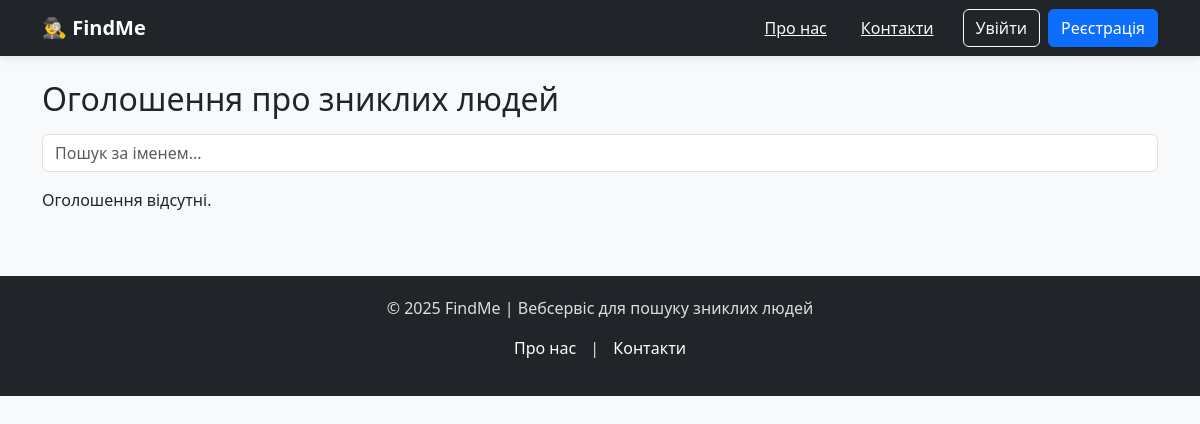
/, run on an earlier commit of the app's database.
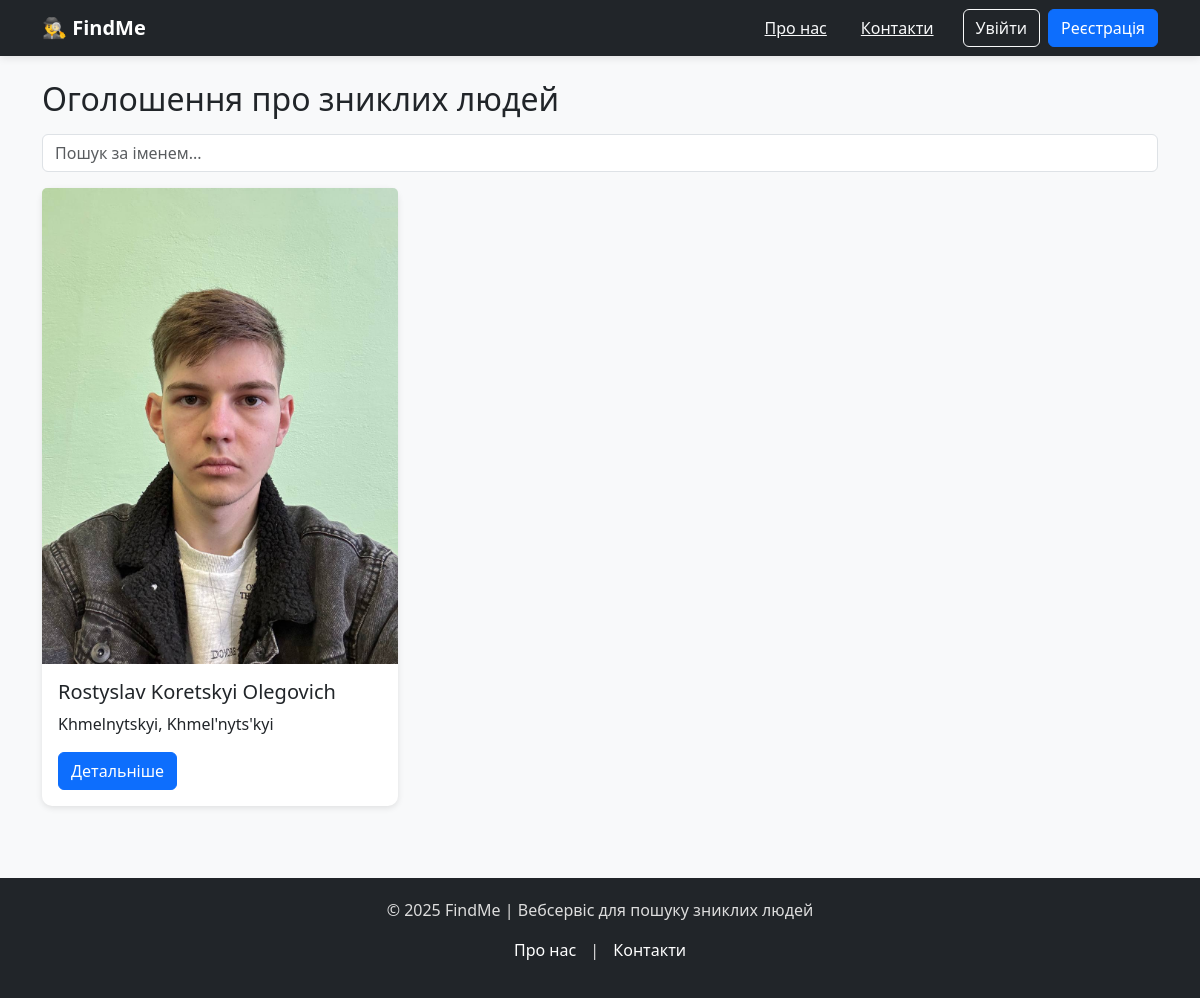
And on a later commit of the database.
### missing_persons/models.py (models this page shows, shortened)
class MissingPerson(models.Model):
    STATUS_CHOICES = [
        ('active', 'Активне'),
        ('found', 'Знайдено'),
        ('archived', 'Архівовано'),
    ]
    user = models.ForeignKey(User, on_delete=models.CASCADE)
    full_name = models.CharField(max_length=150)
    birth_date = models.DateField(null=True, blank=True)
    missing_date = models.DateField()
    region = models.CharField(max_length=100)
    city = models.CharField(max_length=100)
    description = models.TextField()
    photo = models.ImageField(upload_to='missing_persons/', blank=True, null=True)
    status = models.CharField(max_length=20, choices=STATUS_CHOICES, default='active')
    created_at = models.DateTimeField(auto_now_add=True)

### missing_persons/views.py (the view)
# urls.py: path('', mp_views.home_page, name='home'),
def home_page(request):
    query = request.GET.get('q')
    if query:
        persons = MissingPerson.objects.filter(full_name__icontains=query)
    else:
        persons = MissingPerson.objects.all().order_by('-created_at')
    return render(request, 'home.html', {'persons': persons})

### templates/home.html
{% extends 'base.html' %}
{% block content %}
<h2>Оголошення про зниклих людей</h2>
<form method="get" class="my-3">
  <input type="text" name="q" class="form-control" placeholder="Пошук за іменем..." value="{{ request.GET.q }}">
</form>
<div class="row">
  {% for p in persons %}
  <div class="col-md-4 mb-4">
    <div class="card">
      {% if p.photo %}
      <img src="{{ p.photo.url }}" class="card-img-top" alt="Фото {{ p.full_name }}">
      {% endif %}
      <div class="card-body">
        <h5 class="card-title">{{ p.full_name }}</h5>
        <p class="card-text">{{ p.region }}, {{ p.city }}</p>
        <a href="{% url 'missing_detail' p.pk %}" class="btn btn-primary">Детальніше</a>
      </div>
    </div>
  </div>
  {% empty %}
  <p>Оголошення відсутні.</p>
  {% endfor %}
</div>
{% endblock %}

What changed in the data, as far as the page shows it:
added MissingPerson: photo (picture), full_name "Rostyslav Koretskyi Olegovich", region "Khmelnytskyi", city "Khmel'nyts'kyi"
Also different on the page:
text no longer shown: "Оголошення відсутні."
